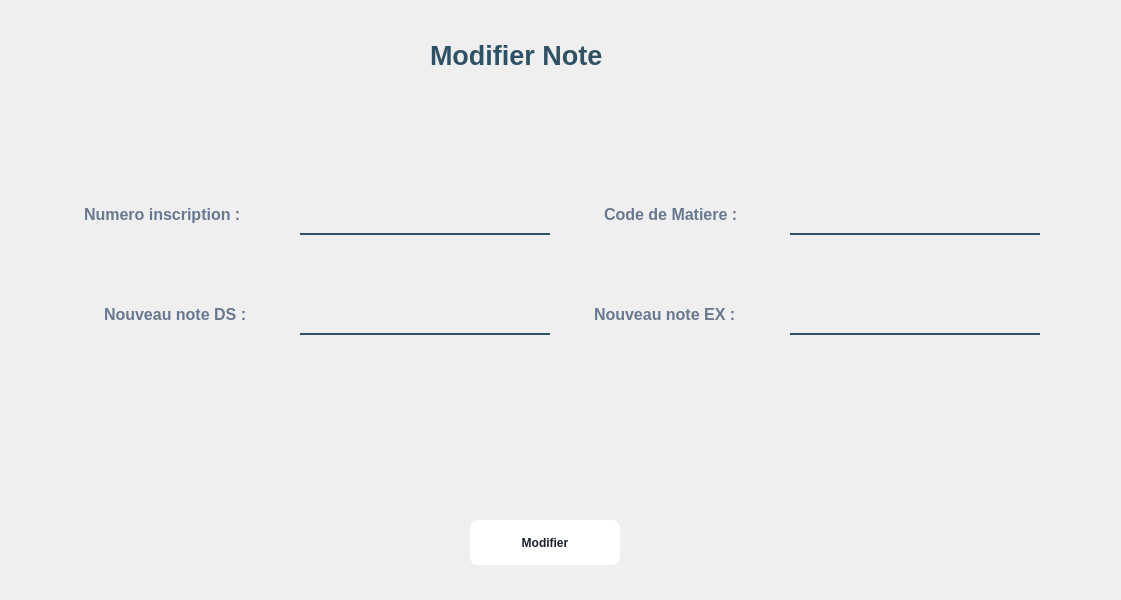
<?xml version="1.0" encoding="UTF-8"?>
<ui version="4.0">
 <class>Dialog</class>
 <widget class="QDialog" name="Dialog">
  <property name="geometry">
   <rect>
    <x>0</x>
    <y>0</y>
    <width>1121</width>
    <height>600</height>
   </rect>
  </property>
  <property name="windowTitle">
   <string>Dialog</string>
  </property>
  <widget class="QLabel" name="label_4">
   <property name="geometry">
    <rect>
     <x>0</x>
     <y>-150</y>
     <width>1131</width>
     <height>761</height>
    </rect>
   </property>
   <property name="styleSheet">
    <string notr="true">border-image:url(:/img/897.jpg);</string>
   </property>
   <property name="text">
    <string/>
   </property>
  </widget>
  <widget class="QPushButton" name="pushButton">
   <property name="geometry">
    <rect>
     <x>470</x>
     <y>520</y>
     <width>150</width>
     <height>45</height>
    </rect>
   </property>
   <property name="font">
    <font>
     <pointsize>-1</pointsize>
     <weight>87</weight>
     <bold>true</bold>
    </font>
   </property>
   <property name="styleSheet">
    <string notr="true">  background: #FFFFFF;
  border: 0 solid #E2E8F0;
  color: #1A202C;
  font-size: 12px;
  font-weight: 700;
  height: 56px;
  border-radius: 8px;

</string>
   </property>
   <property name="text">
    <string>Modifier</string>
   </property>
  </widget>
  <widget class="QLabel" name="label_10">
   <property name="geometry">
    <rect>
     <x>430</x>
     <y>30</y>
     <width>221</width>
     <height>51</height>
    </rect>
   </property>
   <property name="font">
    <font>
     <family>Arial</family>
     <pointsize>20</pointsize>
     <weight>75</weight>
     <bold>true</bold>
     <underline>false</underline>
    </font>
   </property>
   <property name="styleSheet">
    <string notr="true">color:rgba(46,82,101,255);
background-color:rgba(0,0,0,0);
</string>
   </property>
   <property name="text">
    <string>Modifier Note</string>
   </property>
  </widget>
  <widget class="QLineEdit" name="lineEdit_2">
   <property name="geometry">
    <rect>
     <x>790</x>
     <y>200</y>
     <width>250</width>
     <height>35</height>
    </rect>
   </property>
   <property name="font">
    <font>
     <pointsize>12</pointsize>
    </font>
   </property>
   <property name="styleSheet">
    <string notr="true">background-color:rgba(0,0,0,0);
border: 2px solid rgba(0,0,0,0);
border-bottom-color:rgba(46,82,101,255);
color:rgb(0,0,0);
padding-bottom:7px;</string>
   </property>
   <property name="placeholderText">
    <string/>
   </property>
  </widget>
  <widget class="QLineEdit" name="lineEdit">
   <property name="geometry">
    <rect>
     <x>300</x>
     <y>200</y>
     <width>250</width>
     <height>35</height>
    </rect>
   </property>
   <property name="font">
    <font>
     <pointsize>12</pointsize>
    </font>
   </property>
   <property name="styleSheet">
    <string notr="true">background-color:rgba(0,0,0,0);
border: 2px solid rgba(0,0,0,0);
border-bottom-color:rgba(46,82,101,255);
color:rgb(0,0,0);
padding-bottom:7px;</string>
   </property>
   <property name="placeholderText">
    <string/>
   </property>
  </widget>
  <widget class="QLabel" name="label">
   <property name="geometry">
    <rect>
     <x>80</x>
     <y>200</y>
     <width>221</width>
     <height>35</height>
    </rect>
   </property>
   <property name="font">
    <font>
     <pointsize>12</pointsize>
     <weight>75</weight>
     <bold>true</bold>
    </font>
   </property>
   <property name="styleSheet">
    <string notr="true">background-color:rgba(0,0,0,0);
color:rgb(104, 121, 143);
padding-bottom:7px;</string>
   </property>
   <property name="text">
    <string>Numero inscription :</string>
   </property>
  </widget>
  <widget class="QLabel" name="label_2">
   <property name="geometry">
    <rect>
     <x>600</x>
     <y>200</y>
     <width>191</width>
     <height>35</height>
    </rect>
   </property>
   <property name="font">
    <font>
     <pointsize>12</pointsize>
     <weight>75</weight>
     <bold>true</bold>
    </font>
   </property>
   <property name="styleSheet">
    <string notr="true">background-color:rgba(0,0,0,0);
color:rgb(104, 121, 143);
padding-bottom:7px;</string>
   </property>
   <property name="text">
    <string>Code de Matiere :</string>
   </property>
  </widget>
  <widget class="QLineEdit" name="lineEdit_3">
   <property name="geometry">
    <rect>
     <x>300</x>
     <y>300</y>
     <width>250</width>
     <height>35</height>
    </rect>
   </property>
   <property name="font">
    <font>
     <pointsize>12</pointsize>
    </font>
   </property>
   <property name="styleSheet">
    <string notr="true">background-color:rgba(0,0,0,0);
border: 2px solid rgba(0,0,0,0);
border-bottom-color:rgba(46,82,101,255);
color:rgb(0,0,0);
padding-bottom:7px;</string>
   </property>
   <property name="placeholderText">
    <string/>
   </property>
  </widget>
  <widget class="QLabel" name="label_3">
   <property name="geometry">
    <rect>
     <x>100</x>
     <y>300</y>
     <width>201</width>
     <height>35</height>
    </rect>
   </property>
   <property name="font">
    <font>
     <pointsize>12</pointsize>
     <weight>75</weight>
     <bold>true</bold>
    </font>
   </property>
   <property name="styleSheet">
    <string notr="true">background-color:rgba(0,0,0,0);
color:rgb(104, 121, 143);
padding-bottom:7px;</string>
   </property>
   <property name="text">
    <string>Nouveau note DS :</string>
   </property>
  </widget>
  <widget class="QLabel" name="label_5">
   <property name="geometry">
    <rect>
     <x>590</x>
     <y>300</y>
     <width>201</width>
     <height>35</height>
    </rect>
   </property>
   <property name="font">
    <font>
     <pointsize>12</pointsize>
     <weight>75</weight>
     <bold>true</bold>
    </font>
   </property>
   <property name="styleSheet">
    <string notr="true">background-color:rgba(0,0,0,0);
color:rgb(104, 121, 143);
padding-bottom:7px;</string>
   </property>
   <property name="text">
    <string>Nouveau note EX :</string>
   </property>
  </widget>
  <widget class="QLineEdit" name="lineEdit_4">
   <property name="geometry">
    <rect>
     <x>790</x>
     <y>300</y>
     <width>250</width>
     <height>35</height>
    </rect>
   </property>
   <property name="font">
    <font>
     <pointsize>12</pointsize>
    </font>
   </property>
   <property name="styleSheet">
    <string notr="true">background-color:rgba(0,0,0,0);
border: 2px solid rgba(0,0,0,0);
border-bottom-color:rgba(46,82,101,255);
color:rgb(0,0,0);
padding-bottom:7px;</string>
   </property>
   <property name="placeholderText">
    <string/>
   </property>
  </widget>
 </widget>
 <resources>
  <include location="../img/back.qrc"/>
 </resources>
 <connections/>
</ui>
